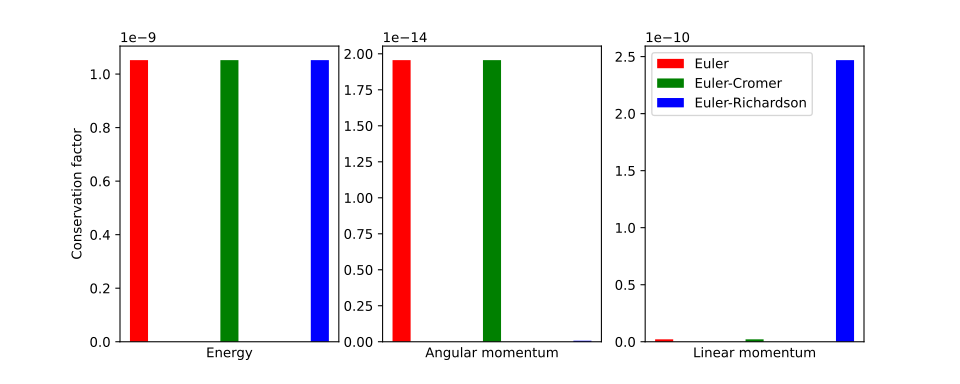

Here is the Python script that generated this plot:
"""

Quick independent script to create the conservation graphs. Not intended for marking, just included for organisation.

"""

from matplotlib import pyplot as plt
import numpy as np

#The 'conservation factor' is the fraction of the initial value that is lost.

#Euler data
data_1 = [
    (6.533513324314882e+26/6.2110741699822796e+35), #Energy
    (np.linalg.norm(np.array([3.52709750e+29, 3.52490531e+29, 3.55843285e+29]))/np.linalg.norm(np.array([8.22617883e+41, 2.60669176e+41, 3.13117308e+43]))), #AM
    (np.linalg.norm(np.array([1.57514203e+15, -2.36989996e+15,  2.55750986e+14]))/np.linalg.norm(np.array([-4.31359973e+26, -1.27242245e+27,  4.19606590e+25]))) #LM
]

#Euler-Cromer data
data_2 = [
    (6.533513324314882e+26/6.2110741699822796e+35), #Energy
    (np.linalg.norm(np.array([3.52709750e+29, 3.52490531e+29, 3.55843285e+29]))/np.linalg.norm(np.array([8.22617883e+41, 2.60669176e+41, 3.13117308e+43]))), #AM
    (np.linalg.norm(np.array([1.57514203e+15, -2.36989996e+15,  2.55750986e+14]))/np.linalg.norm(np.array([-4.31359973e+26, -1.27242245e+27,  4.19606590e+25]))) #LM
]

#Euler-Richardson data
data_3 = [
    (6.53355740998358e+26/6.2110741699822796e+35), #Energy
    (np.linalg.norm(np.array([-1.56032026e+27,  1.28952087e+25,  1.68927235e+27])))/np.linalg.norm(np.array([8.22617883e+41, 2.60669176e+41, 3.13117308e+43])), #AM
    (np.linalg.norm(np.array([1.89928081e+17, 1.92786817e+17, 1.92069219e+17])))/np.linalg.norm(np.array([-4.31359973e+26, -1.27242245e+27,  4.19606590e+25])) #LM
]

fig = plt.figure(figsize = [10, 4], dpi = 150)

ax1, ax2, ax3 = fig.subplots(ncols = 3, sharey = 'col')

n = 0.2

ax1.bar(x = 0, height = data_1[0], color = 'r', width = n, label = 'Euler')
ax1.bar(x = 1, height = data_2[0], color = 'g', width = n, label = 'Euler-Cromer')
ax1.bar(x = 2, height = data_3[0], color = 'b', width = n, label = 'Euler-Richardson')

ax1.get_xaxis().set_ticks([])

ax1.set_xlabel('Energy')
ax1.set_ylabel('Conservation factor')

ax2.bar(x = 0, height = data_1[1], color = 'r', width = n, label = 'Euler')
ax2.bar(x = 1, height = data_2[1], color = 'g', width = n, label = 'Euler-Cromer')
ax2.bar(x = 2, height = data_3[1], color = 'b', width = n, label = 'Euler-Richardson')

ax2.get_xaxis().set_ticks([])

ax2.set_xlabel('Angular momentum')

ax3.bar(x = 0, height = data_1[2], color = 'r', width = n, label = 'Euler')
ax3.bar(x = 1, height = data_2[2], color = 'g', width = n, label = 'Euler-Cromer')
ax3.bar(x = 2, height = data_3[2], color = 'b', width = n, label = 'Euler-Richardson')

ax3.get_xaxis().set_ticks([])

ax3.set_xlabel('Linear momentum')

plt.legend()

#plt.show()

plt.savefig('conservation.svg')